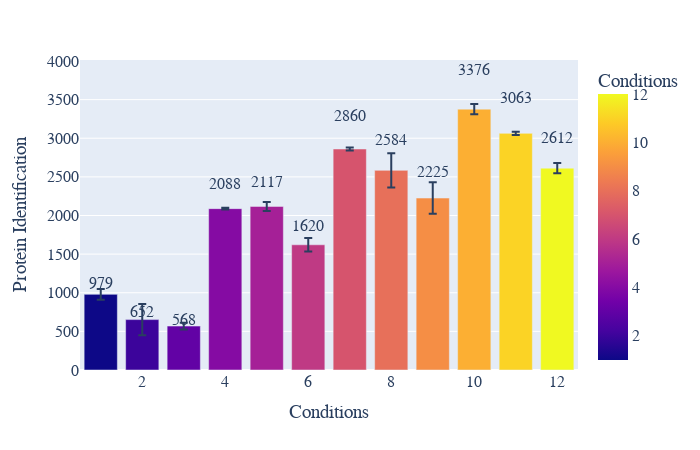

Notebook code for this chart:
### Code cell
#ID plot(protein and peptides)
plot_options={
            "mean label": "True",
            "error bar": "stdev",
            "X Title": "Conditions",
            "Y Title": "Protein Identification",
            "color": ["blue", "red", "black", "yellow", "green", "purple",
                      "orange", "brown", "pink", "gray", "olive", "cyan"],
            "width": 700,
            "height": 450,
            "font": dict(size=16, family="Arial black"),
            "ID mode": "total",
            "help for information only": \
            "Mean label options: True or False." \
            "error bar options: stdev or ci95." \
            "color: the first few colors will be used"
            "ID mode options: total, MS2, stacked." \
        }
plot_options["plot_type"] = "1" # 1 is protein, 2 is peptide
figure ,_ ,_ =ID_plots(data_obj, plot_options, saved_settings)
figure.show()
#figure.write_image("images/test.svg")

### Figure 1 — Plotly figure (JSON) as saved in the notebook; plotly's stock layout.template omitted (floating-point values rounded to 4 significant figures)
{"data": [{"alignmentgroup": "True", "error_y": {"array": [68.8, 203.2, 43.92, 10.12, 58.62, 88.12, 20.03, 221.8, 203.5, 65.03, 20.07, 66.0]}, "hovertemplate": "Conditions=%{marker.color}<br>IDs=%{y}<extra></extra>", "legendgroup": "", "marker": {"color": [1, 2, 3, 4, 5, 6, 7, 8, 9, 10, 11, 12], "coloraxis": "coloraxis", "pattern": {"shape": ""}}, "name": "", "offsetgroup": "", "orientation": "v", "showlegend": false, "textposition": "auto", "type": "bar", "x": [1, 2, 3, 4, 5, 6, 7, 8, 9, 10, 11, 12], "xaxis": "x", "y": [979, 652.3, 568.3, 2089.0, 2117.0, 1621.0, 2861.0, 2584, 2226.0, 3377.0, 3063, 2613.0], "yaxis": "y"}], "layout": {"annotations": [{"showarrow": false, "text": "979", "x": 1, "y": 1126.0}, {"showarrow": false, "text": "652", "x": 2, "y": 750.2}, {"showarrow": false, "text": "568", "x": 3, "y": 653.6}, {"showarrow": false, "text": "2088", "x": 4, "y": 2402.0}, {"showarrow": false, "text": "2117", "x": 5, "y": 2435.0}, {"showarrow": false, "text": "1620", "x": 6, "y": 1864.0}, {"showarrow": false, "text": "2860", "x": 7, "y": 3290.0}, {"showarrow": false, "text": "2584", "x": 8, "y": 2972.0}, {"showarrow": false, "text": "2225", "x": 9, "y": 2560.0}, {"showarrow": false, "text": "3376", "x": 10, "y": 3883.0}, {"showarrow": false, "text": "3063", "x": 11, "y": 3522.0}, {"showarrow": false, "text": "2612", "x": 12, "y": 3005.0}], "barmode": "relative", "coloraxis": {"colorbar": {"title": {"text": "Conditions"}}, "colorscale": [[0, "#0d0887"], [0.1111, "#46039f"], [0.2222, "#7201a8"], [0.3333, "#9c179e"], [0.4444, "#bd3786"], [0.5556, "#d8576b"], [0.6667, "#ed7953"], [0.7778, "#fb9f3a"], [0.8889, "#fdca26"], [1, "#f0f921"]]}, "font": {"family": "Arial black", "size": 16}, "height": 450, "legend": {"tracegroupgap": 0}, "margin": {"t": 60}, "width": 700, "xaxis": {"anchor": "y", "domain": [0, 1], "title": {"text": "Conditions"}}, "yaxis": {"anchor": "x", "domain": [0, 1], "title": {"text": "Protein Identification"}}}}
